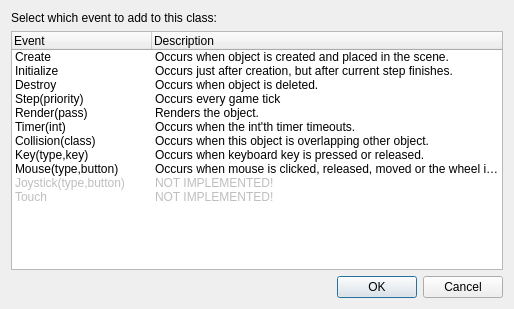
<?xml version="1.0" encoding="UTF-8"?>
<ui version="4.0">
 <class>AddEventWindow</class>
 <widget class="QDialog" name="AddEventWindow">
  <property name="geometry">
   <rect>
    <x>0</x>
    <y>0</y>
    <width>514</width>
    <height>309</height>
   </rect>
  </property>
  <property name="windowTitle">
   <string>Add event...</string>
  </property>
  <property name="windowIcon">
   <iconset resource="../resources.qrc">
    <normaloff>:/resources/RES/ffficons/add.png</normaloff>:/resources/RES/ffficons/add.png</iconset>
  </property>
  <layout class="QVBoxLayout" name="verticalLayout">
   <item>
    <widget class="QLabel" name="label">
     <property name="text">
      <string>Select which event to add to this class:</string>
     </property>
    </widget>
   </item>
   <item>
    <widget class="QTreeWidget" name="treeWidget">
     <property name="iconSize">
      <size>
       <width>16</width>
       <height>16</height>
      </size>
     </property>
     <property name="indentation">
      <number>0</number>
     </property>
     <attribute name="headerDefaultSectionSize">
      <number>140</number>
     </attribute>
     <column>
      <property name="text">
       <string>Event</string>
      </property>
     </column>
     <column>
      <property name="text">
       <string>Description</string>
      </property>
     </column>
     <item>
      <property name="text">
       <string>Create</string>
      </property>
      <property name="toolTip">
       <string notr="true">create</string>
      </property>
      <property name="icon">
       <iconset resource="../resources.qrc">
        <normaloff>:/resources/RES/ffficons/new.png</normaloff>:/resources/RES/ffficons/new.png</iconset>
      </property>
      <property name="text">
       <string>Occurs when object is created and placed in the scene.</string>
      </property>
     </item>
     <item>
      <property name="text">
       <string>Initialize</string>
      </property>
      <property name="toolTip">
       <string notr="true">init</string>
      </property>
      <property name="icon">
       <iconset resource="../resources.qrc">
        <normaloff>:/resources/RES/ffficons/tick.png</normaloff>:/resources/RES/ffficons/tick.png</iconset>
      </property>
      <property name="text">
       <string>Occurs just after creation, but after current step finishes.</string>
      </property>
     </item>
     <item>
      <property name="text">
       <string>Destroy</string>
      </property>
      <property name="toolTip">
       <string notr="true">delete</string>
      </property>
      <property name="icon">
       <iconset resource="../resources.qrc">
        <normaloff>:/resources/RES/ffficons/bin.png</normaloff>:/resources/RES/ffficons/bin.png</iconset>
      </property>
      <property name="text">
       <string>Occurs when object is deleted.</string>
      </property>
     </item>
     <item>
      <property name="text">
       <string>Step(priority)</string>
      </property>
      <property name="toolTip">
       <string notr="true">step</string>
      </property>
      <property name="icon">
       <iconset resource="../resources.qrc">
        <normaloff>:/resources/RES/tango/actions/media-playback-start.png</normaloff>:/resources/RES/tango/actions/media-playback-start.png</iconset>
      </property>
      <property name="text">
       <string>Occurs every game tick</string>
      </property>
     </item>
     <item>
      <property name="text">
       <string>Render(pass)</string>
      </property>
      <property name="toolTip">
       <string notr="true">render</string>
      </property>
      <property name="icon">
       <iconset resource="../resources.qrc">
        <normaloff>:/resources/RES/ffficons/pencil.png</normaloff>:/resources/RES/ffficons/pencil.png</iconset>
      </property>
      <property name="text">
       <string>Renders the object.</string>
      </property>
     </item>
     <item>
      <property name="text">
       <string>Timer(int)</string>
      </property>
      <property name="toolTip">
       <string notr="true">timer</string>
      </property>
      <property name="icon">
       <iconset resource="../resources.qrc">
        <normaloff>:/resources/RES/ffficons/clock.png</normaloff>:/resources/RES/ffficons/clock.png</iconset>
      </property>
      <property name="text">
       <string>Occurs when the int'th timer timeouts.</string>
      </property>
     </item>
     <item>
      <property name="text">
       <string>Collision(class)</string>
      </property>
      <property name="toolTip">
       <string notr="true">collision</string>
      </property>
      <property name="icon">
       <iconset resource="../resources.qrc">
        <normaloff>:/resources/RES/ffficons/shape_move_backwards.png</normaloff>:/resources/RES/ffficons/shape_move_backwards.png</iconset>
      </property>
      <property name="text">
       <string>Occurs when this object is overlapping other object.</string>
      </property>
      <property name="toolTip">
       <string notr="true">colision</string>
      </property>
     </item>
     <item>
      <property name="text">
       <string>Key(type,key)</string>
      </property>
      <property name="toolTip">
       <string notr="true">key</string>
      </property>
      <property name="icon">
       <iconset resource="../resources.qrc">
        <normaloff>:/resources/RES/ffficons/keyboard.png</normaloff>:/resources/RES/ffficons/keyboard.png</iconset>
      </property>
      <property name="text">
       <string>Occurs when keyboard key is pressed or released.</string>
      </property>
      <property name="toolTip">
       <string notr="true">key</string>
      </property>
     </item>
     <item>
      <property name="text">
       <string>Mouse(type,button)</string>
      </property>
      <property name="toolTip">
       <string notr="true">mouse</string>
      </property>
      <property name="icon">
       <iconset resource="../resources.qrc">
        <normaloff>:/resources/RES/ffficons/mouse.png</normaloff>:/resources/RES/ffficons/mouse.png</iconset>
      </property>
      <property name="text">
       <string>Occurs when mouse is clicked, released, moved or the wheel is rotated.</string>
      </property>
      <property name="toolTip">
       <string notr="true">mouse</string>
      </property>
     </item>
     <item>
      <property name="text">
       <string>Joystick(type,button)</string>
      </property>
      <property name="toolTip">
       <string notr="true">joystick</string>
      </property>
      <property name="icon">
       <iconset resource="../resources.qrc">
        <normaloff>:/resources/RES/ffficons/joystick.png</normaloff>:/resources/RES/ffficons/joystick.png</iconset>
      </property>
      <property name="text">
       <string>NOT IMPLEMENTED!</string>
      </property>
      <property name="toolTip">
       <string notr="true">joystick</string>
      </property>
      <property name="flags">
       <set>ItemIsSelectable|ItemIsDragEnabled|ItemIsUserCheckable</set>
      </property>
     </item>
     <item>
      <property name="text">
       <string>Touch</string>
      </property>
      <property name="toolTip">
       <string notr="true">touch</string>
      </property>
      <property name="icon">
       <iconset resource="../resources.qrc">
        <normaloff>:/resources/RES/ffficons/image_edit.png</normaloff>:/resources/RES/ffficons/image_edit.png</iconset>
      </property>
      <property name="text">
       <string>NOT IMPLEMENTED!</string>
      </property>
      <property name="flags">
       <set>ItemIsSelectable|ItemIsDragEnabled|ItemIsUserCheckable</set>
      </property>
     </item>
    </widget>
   </item>
   <item>
    <widget class="QDialogButtonBox" name="buttonBox">
     <property name="standardButtons">
      <set>QDialogButtonBox::Cancel|QDialogButtonBox::Ok</set>
     </property>
    </widget>
   </item>
  </layout>
 </widget>
 <resources>
  <include location="../resources.qrc"/>
 </resources>
 <connections/>
</ui>
